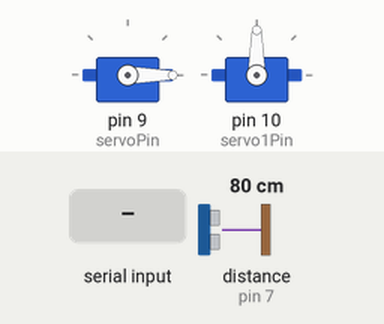
Bench run of a sketch on a simulated Arduino Uno, built with avr-gcc and run on an emulated ATmega328P. Shown: 2 × servo. Wiring (inferred from the names in the program): ultrasonic range finder: trigger pin 6; echo pin 7. Inputs (shaded band) come from the test bench; at power-on: distance to the obstacle (sensor on pin 7) 80 cm. The echo pulse lasts 58.3 µs per cm.

Above: at 2.2 s.
2.3 s: distance to the obstacle (sensor on pin 7) set to 45 cm
3.8 s: distance to the obstacle (sensor on pin 7) set to 36 cm
At 4.4 s:
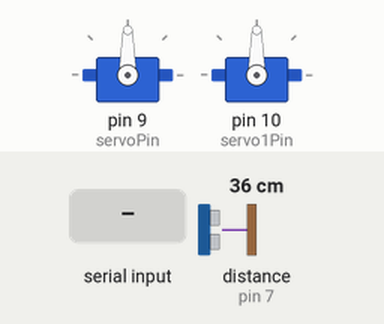
5.4 s: "2" received over Serial
At 6.3 s:
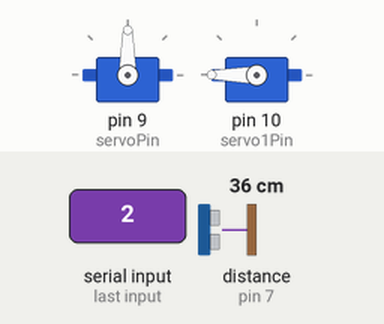
8.0 s: "1" received over Serial
At 8.5 s:
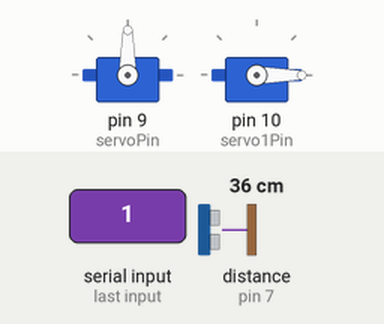
Timing chart, 0 to 11.6 s (numbered marks = the images above; inputs shaded):
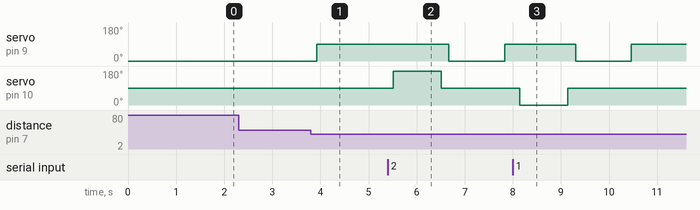

The sketch:

test4.ino
```cpp
#include <Servo.h>
Servo servo;
Servo servo1;     //用于内部旋转
int servoPin = 9;
int servo1Pin = 10;
int trigPin = 6;
int echoPin = 7;
long duration, distance;
long aver[3];
char temp;
int singal = 0;

void setup() {
  servo.attach(servoPin);
  servo1.attach(servo1Pin);
  pinMode(trigPin, OUTPUT);
  pinMode(echoPin, INPUT);
  servo.write(0);
  delay(1000);
  servo.detach();
  Serial.begin(9600);
  servo1.write(90);
}

void measure() {
  digitalWrite(trigPin, LOW);
  delayMicroseconds(5);
  digitalWrite(trigPin, HIGH);
  delayMicroseconds(15);
  digitalWrite(trigPin, LOW);
  pinMode(echoPin, INPUT);
  duration = pulseIn(echoPin, HIGH);
  distance = duration *0.034 / 2;
}

void loop() {
  for (int i=0;i<=2;i++) {
    measure();
    aver[i]=distance;
    delay(50);
  }
  distance=(aver[0]+aver[1]+aver[2])/3;
  if (distance<40) {
    servo.attach(servoPin);
    delay(1);
    servo.write(90);
  }
  if(singal == 1){
    servo.write(0);
    delay(1000);
    servo.detach();
    singal = 0;
  }
  //while(Serial.available() == 0){}
  if(Serial.available()){
    temp = Serial.read();
    if(temp == '2'){
      servo1.write(180);
      delay(1000);
      servo1.write(90);
      singal = 1;
     }
    if(temp == '1'){
      servo1.write(0);
      delay(1000);
      servo1.write(90);
      singal = 1;
     }
  }
}
```

Measured:
- the behaviour switches between 41 and 40 cm on distance to the obstacle (sensor on pin 7) (found by bisection; images 0 and 1)
- after the input at 2.3 s, every drawn part: stays the same
- after the input at 3.8 s, servo on pin 9 (servoPin): 0° → 90° after 0.12 s
- after the input at 5.4 s, servo on pin 9 (servoPin): 90° → 0° after 1.3 s, → 90° 1.2 s later; servo on pin 10 (servo1Pin): 90° → 180° after 0.11 s, → 90° 1.0 s later
- after the input at 8.0 s, servo on pin 9 (servoPin): 90° → 0° after 1.3 s, → 90° 1.2 s later; servo on pin 10 (servo1Pin): 90° → 0° after 0.15 s, → 90° 1.0 s later
